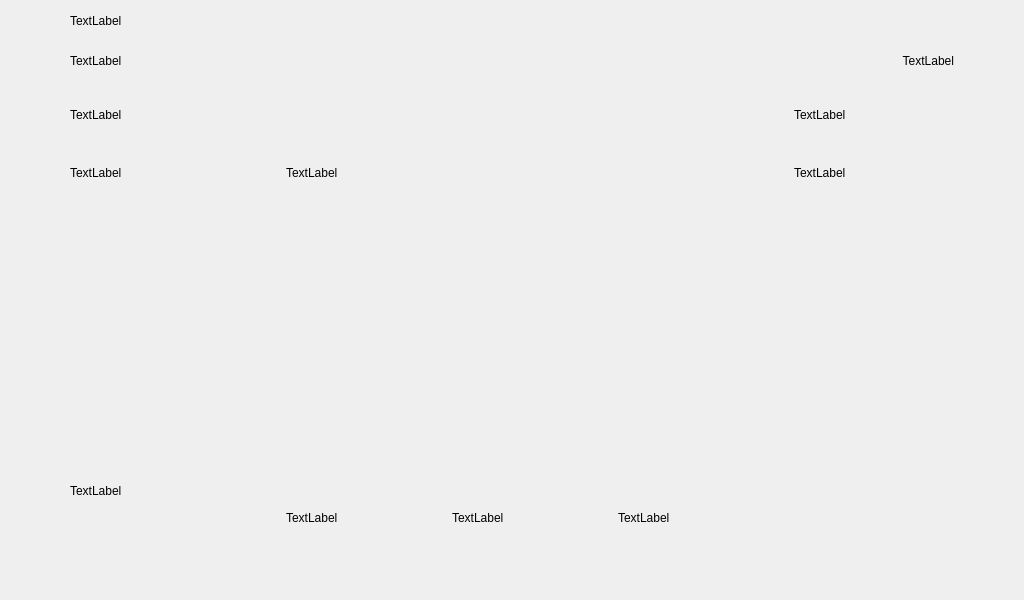
<?xml version="1.0" encoding="UTF-8"?>
<ui version="4.0">
 <class>PlaneSettingsPage</class>
 <widget class="QWidget" name="PlaneSettingsPage">
  <property name="geometry">
   <rect>
    <x>0</x>
    <y>0</y>
    <width>1024</width>
    <height>600</height>
   </rect>
  </property>
  <property name="windowTitle">
   <string>Form</string>
  </property>
  <widget class="QFrame" name="verticalFrame">
   <property name="geometry">
    <rect>
     <x>0</x>
     <y>0</y>
     <width>1024</width>
     <height>600</height>
    </rect>
   </property>
   <layout class="QVBoxLayout" name="verticalLayout">
    <property name="leftMargin">
     <number>70</number>
    </property>
    <property name="topMargin">
     <number>10</number>
    </property>
    <property name="rightMargin">
     <number>70</number>
    </property>
    <property name="bottomMargin">
     <number>30</number>
    </property>
    <item>
     <spacer name="verticalSpacer_2">
      <property name="orientation">
       <enum>Qt::Vertical</enum>
      </property>
      <property name="sizeType">
       <enum>QSizePolicy::Fixed</enum>
      </property>
      <property name="sizeHint" stdset="0">
       <size>
        <width>20</width>
        <height>4</height>
       </size>
      </property>
     </spacer>
    </item>
    <item>
     <widget class="QLabel" name="titleLabel">
      <property name="text">
       <string>TextLabel</string>
      </property>
     </widget>
    </item>
    <item>
     <spacer name="verticalSpacer_5">
      <property name="orientation">
       <enum>Qt::Vertical</enum>
      </property>
      <property name="sizeType">
       <enum>QSizePolicy::Fixed</enum>
      </property>
      <property name="sizeHint" stdset="0">
       <size>
        <width>20</width>
        <height>17</height>
       </size>
      </property>
     </spacer>
    </item>
    <item>
     <layout class="QHBoxLayout" name="horizontalLayout_3">
      <item>
       <widget class="QLabel" name="planeLabel">
        <property name="minimumSize">
         <size>
          <width>200</width>
          <height>0</height>
         </size>
        </property>
        <property name="maximumSize">
         <size>
          <width>200</width>
          <height>16777215</height>
         </size>
        </property>
        <property name="text">
         <string>TextLabel</string>
        </property>
       </widget>
      </item>
      <item>
       <spacer name="horizontalSpacer_6">
        <property name="orientation">
         <enum>Qt::Horizontal</enum>
        </property>
        <property name="sizeType">
         <enum>QSizePolicy::Fixed</enum>
        </property>
        <property name="sizeHint" stdset="0">
         <size>
          <width>10</width>
          <height>20</height>
         </size>
        </property>
       </spacer>
      </item>
      <item>
       <widget class="QLabel" name="planeDotsLabel">
        <property name="text">
         <string/>
        </property>
        <property name="alignment">
         <set>Qt::AlignCenter</set>
        </property>
       </widget>
      </item>
      <item>
       <spacer name="horizontalSpacer_5">
        <property name="orientation">
         <enum>Qt::Horizontal</enum>
        </property>
        <property name="sizeType">
         <enum>QSizePolicy::Fixed</enum>
        </property>
        <property name="sizeHint" stdset="0">
         <size>
          <width>10</width>
          <height>20</height>
         </size>
        </property>
       </spacer>
      </item>
      <item>
       <widget class="QLabel" name="planeValueLabel">
        <property name="minimumSize">
         <size>
          <width>160</width>
          <height>0</height>
         </size>
        </property>
        <property name="maximumSize">
         <size>
          <width>160</width>
          <height>16777215</height>
         </size>
        </property>
        <property name="text">
         <string>TextLabel</string>
        </property>
        <property name="alignment">
         <set>Qt::AlignRight|Qt::AlignTrailing|Qt::AlignVCenter</set>
        </property>
       </widget>
      </item>
     </layout>
    </item>
    <item>
     <spacer name="verticalSpacer">
      <property name="orientation">
       <enum>Qt::Vertical</enum>
      </property>
      <property name="sizeType">
       <enum>QSizePolicy::Fixed</enum>
      </property>
      <property name="sizeHint" stdset="0">
       <size>
        <width>20</width>
        <height>20</height>
       </size>
      </property>
     </spacer>
    </item>
    <item>
     <layout class="QHBoxLayout" name="horizontalLayout">
      <item>
       <widget class="QLabel" name="fromDatabaseLabel">
        <property name="minimumSize">
         <size>
          <width>200</width>
          <height>0</height>
         </size>
        </property>
        <property name="maximumSize">
         <size>
          <width>200</width>
          <height>16777215</height>
         </size>
        </property>
        <property name="text">
         <string>TextLabel</string>
        </property>
       </widget>
      </item>
      <item>
       <spacer name="horizontalSpacer_2">
        <property name="orientation">
         <enum>Qt::Horizontal</enum>
        </property>
        <property name="sizeType">
         <enum>QSizePolicy::Fixed</enum>
        </property>
        <property name="sizeHint" stdset="0">
         <size>
          <width>10</width>
          <height>20</height>
         </size>
        </property>
       </spacer>
      </item>
      <item>
       <widget class="QLabel" name="fromDatabaseDotsLabel">
        <property name="text">
         <string/>
        </property>
       </widget>
      </item>
      <item>
       <spacer name="horizontalSpacer">
        <property name="orientation">
         <enum>Qt::Horizontal</enum>
        </property>
        <property name="sizeType">
         <enum>QSizePolicy::Fixed</enum>
        </property>
        <property name="sizeHint" stdset="0">
         <size>
          <width>10</width>
          <height>20</height>
         </size>
        </property>
       </spacer>
      </item>
      <item>
       <widget class="QLabel" name="fromDatabaseComboBox">
        <property name="minimumSize">
         <size>
          <width>160</width>
          <height>35</height>
         </size>
        </property>
        <property name="maximumSize">
         <size>
          <width>160</width>
          <height>16777215</height>
         </size>
        </property>
        <property name="text">
         <string>TextLabel</string>
        </property>
       </widget>
      </item>
     </layout>
    </item>
    <item>
     <spacer name="verticalSpacer_3">
      <property name="orientation">
       <enum>Qt::Vertical</enum>
      </property>
      <property name="sizeType">
       <enum>QSizePolicy::Fixed</enum>
      </property>
      <property name="sizeHint" stdset="0">
       <size>
        <width>20</width>
        <height>20</height>
       </size>
      </property>
     </spacer>
    </item>
    <item>
     <layout class="QHBoxLayout" name="horizontalLayout_4">
      <item>
       <widget class="QLabel" name="newPlaneLabel">
        <property name="minimumSize">
         <size>
          <width>200</width>
          <height>0</height>
         </size>
        </property>
        <property name="maximumSize">
         <size>
          <width>200</width>
          <height>16777215</height>
         </size>
        </property>
        <property name="text">
         <string>TextLabel</string>
        </property>
       </widget>
      </item>
      <item>
       <spacer name="horizontalSpacer_4">
        <property name="orientation">
         <enum>Qt::Horizontal</enum>
        </property>
        <property name="sizeType">
         <enum>QSizePolicy::Fixed</enum>
        </property>
        <property name="sizeHint" stdset="0">
         <size>
          <width>10</width>
          <height>20</height>
         </size>
        </property>
       </spacer>
      </item>
      <item>
       <widget class="QLabel" name="newPlaneDotsLabel">
        <property name="text">
         <string>TextLabel</string>
        </property>
       </widget>
      </item>
      <item>
       <spacer name="horizontalSpacer_3">
        <property name="orientation">
         <enum>Qt::Horizontal</enum>
        </property>
        <property name="sizeType">
         <enum>QSizePolicy::Fixed</enum>
        </property>
        <property name="sizeHint" stdset="0">
         <size>
          <width>10</width>
          <height>20</height>
         </size>
        </property>
       </spacer>
      </item>
      <item>
       <widget class="QLabel" name="newPlaneLineEdit">
        <property name="minimumSize">
         <size>
          <width>160</width>
          <height>30</height>
         </size>
        </property>
        <property name="maximumSize">
         <size>
          <width>160</width>
          <height>16777215</height>
         </size>
        </property>
        <property name="autoFillBackground">
         <bool>false</bool>
        </property>
        <property name="text">
         <string>TextLabel</string>
        </property>
       </widget>
      </item>
     </layout>
    </item>
    <item>
     <spacer name="verticalSpacer_4">
      <property name="orientation">
       <enum>Qt::Vertical</enum>
      </property>
      <property name="sizeHint" stdset="0">
       <size>
        <width>20</width>
        <height>30</height>
       </size>
      </property>
     </spacer>
    </item>
    <item alignment="Qt::AlignHCenter">
     <widget class="QFrame" name="keyboardFrame">
      <property name="minimumSize">
       <size>
        <width>800</width>
        <height>222</height>
       </size>
      </property>
      <property name="maximumSize">
       <size>
        <width>820</width>
        <height>16777215</height>
       </size>
      </property>
      <widget class="QWidget" name="gridLayoutWidget">
       <property name="geometry">
        <rect>
         <x>0</x>
         <y>0</y>
         <width>801</width>
         <height>221</height>
        </rect>
       </property>
       <layout class="QGridLayout" name="gridLayout">
        <property name="sizeConstraint">
         <enum>QLayout::SetMinimumSize</enum>
        </property>
       </layout>
      </widget>
     </widget>
    </item>
    <item>
     <spacer name="verticalSpacer_6">
      <property name="orientation">
       <enum>Qt::Vertical</enum>
      </property>
      <property name="sizeHint" stdset="0">
       <size>
        <width>20</width>
        <height>3</height>
       </size>
      </property>
     </spacer>
    </item>
    <item>
     <widget class="QLabel" name="dotsLabel">
      <property name="maximumSize">
       <size>
        <width>16777215</width>
        <height>10</height>
       </size>
      </property>
      <property name="text">
       <string>TextLabel</string>
      </property>
     </widget>
    </item>
    <item>
     <spacer name="verticalSpacer_7">
      <property name="orientation">
       <enum>Qt::Vertical</enum>
      </property>
      <property name="sizeType">
       <enum>QSizePolicy::Fixed</enum>
      </property>
      <property name="sizeHint" stdset="0">
       <size>
        <width>8</width>
        <height>3</height>
       </size>
      </property>
     </spacer>
    </item>
    <item>
     <layout class="QHBoxLayout" name="horizontalLayout_5">
      <item>
       <spacer name="horizontalSpacer_9">
        <property name="orientation">
         <enum>Qt::Horizontal</enum>
        </property>
        <property name="sizeHint" stdset="0">
         <size>
          <width>40</width>
          <height>20</height>
         </size>
        </property>
       </spacer>
      </item>
      <item>
       <widget class="QLabel" name="confirmLabel">
        <property name="minimumSize">
         <size>
          <width>120</width>
          <height>25</height>
         </size>
        </property>
        <property name="maximumSize">
         <size>
          <width>100</width>
          <height>16777215</height>
         </size>
        </property>
        <property name="text">
         <string>TextLabel</string>
        </property>
       </widget>
      </item>
      <item>
       <spacer name="horizontalSpacer_8">
        <property name="orientation">
         <enum>Qt::Horizontal</enum>
        </property>
        <property name="sizeType">
         <enum>QSizePolicy::Fixed</enum>
        </property>
        <property name="sizeHint" stdset="0">
         <size>
          <width>40</width>
          <height>20</height>
         </size>
        </property>
       </spacer>
      </item>
      <item>
       <widget class="QLabel" name="menuLabel">
        <property name="minimumSize">
         <size>
          <width>120</width>
          <height>25</height>
         </size>
        </property>
        <property name="maximumSize">
         <size>
          <width>100</width>
          <height>16777215</height>
         </size>
        </property>
        <property name="text">
         <string>TextLabel</string>
        </property>
       </widget>
      </item>
      <item>
       <spacer name="horizontalSpacer_7">
        <property name="orientation">
         <enum>Qt::Horizontal</enum>
        </property>
        <property name="sizeType">
         <enum>QSizePolicy::Fixed</enum>
        </property>
        <property name="sizeHint" stdset="0">
         <size>
          <width>40</width>
          <height>20</height>
         </size>
        </property>
       </spacer>
      </item>
      <item>
       <widget class="QLabel" name="nextLabel">
        <property name="minimumSize">
         <size>
          <width>120</width>
          <height>25</height>
         </size>
        </property>
        <property name="maximumSize">
         <size>
          <width>100</width>
          <height>16777215</height>
         </size>
        </property>
        <property name="text">
         <string>TextLabel</string>
        </property>
       </widget>
      </item>
      <item>
       <spacer name="horizontalSpacer_10">
        <property name="orientation">
         <enum>Qt::Horizontal</enum>
        </property>
        <property name="sizeHint" stdset="0">
         <size>
          <width>40</width>
          <height>20</height>
         </size>
        </property>
       </spacer>
      </item>
     </layout>
    </item>
    <item>
     <spacer name="verticalSpacer_8">
      <property name="orientation">
       <enum>Qt::Vertical</enum>
      </property>
      <property name="sizeHint" stdset="0">
       <size>
        <width>20</width>
        <height>40</height>
       </size>
      </property>
     </spacer>
    </item>
   </layout>
  </widget>
  <widget class="QFrame" name="buttonFrame">
   <property name="geometry">
    <rect>
     <x>512</x>
     <y>559</y>
     <width>512</width>
     <height>40</height>
    </rect>
   </property>
   <property name="styleSheet">
    <string notr="true"/>
   </property>
   <property name="lineWidth">
    <number>0</number>
   </property>
   <layout class="QHBoxLayout" name="horizontalButtons">
    <property name="spacing">
     <number>0</number>
    </property>
    <property name="leftMargin">
     <number>0</number>
    </property>
    <property name="topMargin">
     <number>0</number>
    </property>
    <property name="rightMargin">
     <number>0</number>
    </property>
    <property name="bottomMargin">
     <number>0</number>
    </property>
    <item>
     <layout class="QGridLayout" name="buttonLayout">
      <property name="spacing">
       <number>0</number>
      </property>
     </layout>
    </item>
   </layout>
  </widget>
 </widget>
 <resources/>
 <connections/>
</ui>
